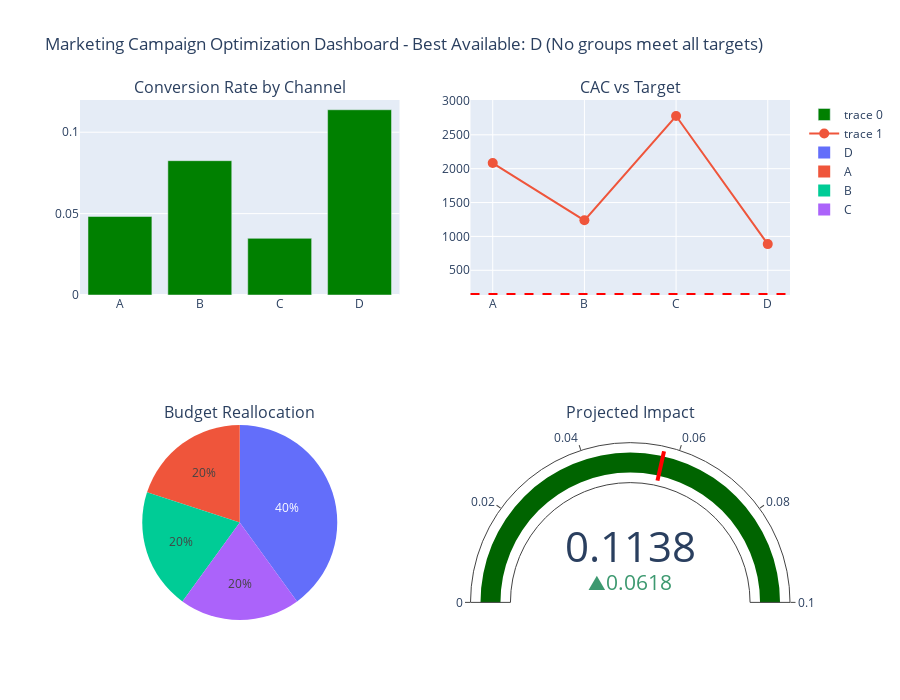

Notebook source saved alongside this figure:
### Markdown cell above
## Cleaning Steps Summary
- **Age**: invalid (<18 or >100) set to NaN, then median filled
- **Gender**: normalized to first letter uppercase (M/F), unknowns replaced, filled with mode
- **Income**: non-numeric and outliers (below 1000 or above 200k) coerced to NaN, filled with median
- **Loyalty Score**: values outside [0,1] set to NaN, then median filled
- **Region / Preferred Channel / Device**: empty or unknown replaced with NaN, then filled with mode
- **Recency, Frequency, Monetary**: negatives set to NaN, then median filled
- **Account Age**: negatives set to NaN, then median filled
- **Dates**: missing signup and last purchase dates forward-filled or set to signup date
- **Group**: missing values filled with mode
- **Purchase**: missing values set to 0

### Code cell
## Executive Summary Dashboard

import plotly.graph_objects as go
from plotly.subplots import make_subplots

# Create executive dashboard
fig = make_subplots(
    rows=2, cols=2,
    subplot_titles=('Conversion Rate by Channel', 'CAC vs Target', 
                    'Budget Reallocation', 'Projected Impact'),
    specs=[[{'type': 'bar'}, {'type': 'scatter'}],
           [{'type': 'pie'}, {'type': 'indicator'}]]
)

# 1. Conversion rates
fig.add_trace(
    go.Bar(x=cac_analysis['Group'], y=cac_analysis['Conversion Rate'],
           marker_color=['green' if r >= 0.03 else 'red' for r in cac_analysis['Conversion Rate']]),
    row=1, col=1
)

# 2. CAC comparison
fig.add_trace(
    go.Scatter(x=cac_analysis['Group'], y=cac_analysis['CAC'], 
               mode='markers+lines', marker=dict(size=10)),
    row=1, col=2
)
fig.add_hline(y=150, line_dash="dash", line_color="red", row=1, col=2)

# 3. Budget allocation
if len(winning_groups) > 0:
    # If we have winning groups, allocate budget accordingly
    recommended_budget = [250000 if g == winning_groups.iloc[0]['Group'] else 
                         125000 if g in winning_groups['Group'].values else 0 
                         for g in cac_analysis['Group']]
    achieved_rate = winning_groups['Conversion Rate'].mean()
    impact_message = f"Best Group: {winning_groups.iloc[0]['Group']}"
else:
    # If no groups meet both CAC and conversion criteria, recommend best performing group
    best_group = cac_analysis.loc[cac_analysis['Conversion Rate'].idxmax(), 'Group']
    recommended_budget = [250000 if g == best_group else 125000 for g in cac_analysis['Group']]
    achieved_rate = cac_analysis['Conversion Rate'].max()
    impact_message = f"Best Available: {best_group} (No groups meet all targets)"

fig.add_trace(
    go.Pie(labels=cac_analysis['Group'], values=recommended_budget),
    row=2, col=1
)

# 4. Impact indicator
current_rate = 0.052
target_rate = 0.057
fig.add_trace(
    go.Indicator(
        mode="gauge+number+delta",
        value=achieved_rate,
        delta={'reference': current_rate},
        gauge={'axis': {'range': [0, 0.10]},
               'bar': {'color': "darkgreen" if achieved_rate >= target_rate else "orange"},
               'threshold': {'line': {'color': "red", 'width': 4},
                           'thickness': 0.75, 'value': target_rate}}
    ),
    row=2, col=2
)

fig.update_layout(height=700, title_text=f"Marketing Campaign Optimization Dashboard - {impact_message}")
fig.write_html(asset_dir / 'executive_dashboard.html')
fig.show()

### Figure 1 — Plotly figure (JSON) as saved in the notebook; plotly's stock layout.template omitted (floating-point values rounded to 4 significant figures)
{"data": [{"marker": {"color": ["green", "green", "green", "green"]}, "type": "bar", "x": ["A", "B", "C", "D"], "xaxis": "x", "y": [0.04823, 0.08252, 0.0348, 0.1138], "yaxis": "y"}, {"marker": {"size": 10}, "mode": "markers+lines", "type": "scatter", "x": ["A", "B", "C", "D"], "xaxis": "x2", "y": [2083.0, 1238.0, 2778.0, 886.5], "yaxis": "y2"}, {"domain": {"x": [0, 0.45], "y": [0, 0.375]}, "labels": ["A", "B", "C", "D"], "type": "pie", "values": [125000, 125000, 125000, 250000]}, {"delta": {"reference": 0.052}, "domain": {"x": [0.55, 1], "y": [0, 0.375]}, "gauge": {"axis": {"range": [0, 0.1]}, "bar": {"color": "darkgreen"}, "threshold": {"line": {"color": "red", "width": 4}, "thickness": 0.75, "value": 0.057}}, "mode": "gauge+number+delta", "type": "indicator", "value": 0.1138}], "layout": {"annotations": [{"font": {"size": 16}, "showarrow": false, "text": "Conversion Rate by Channel", "x": 0.225, "xanchor": "center", "xref": "paper", "y": 1, "yanchor": "bottom", "yref": "paper"}, {"font": {"size": 16}, "showarrow": false, "text": "CAC vs Target", "x": 0.775, "xanchor": "center", "xref": "paper", "y": 1, "yanchor": "bottom", "yref": "paper"}, {"font": {"size": 16}, "showarrow": false, "text": "Budget Reallocation", "x": 0.225, "xanchor": "center", "xref": "paper", "y": 0.375, "yanchor": "bottom", "yref": "paper"}, {"font": {"size": 16}, "showarrow": false, "text": "Projected Impact", "x": 0.775, "xanchor": "center", "xref": "paper", "y": 0.375, "yanchor": "bottom", "yref": "paper"}], "height": 700, "shapes": [{"line": {"color": "red", "dash": "dash"}, "type": "line", "x0": 0, "x1": 1, "xref": "x2 domain", "y0": 150, "y1": 150, "yref": "y2"}], "title": {"text": "Marketing Campaign Optimization Dashboard - Best Available: D (No groups meet all targets)"}, "xaxis": {"anchor": "y", "domain": [0, 0.45]}, "xaxis2": {"anchor": "y2", "domain": [0.55, 1]}, "yaxis": {"anchor": "x", "domain": [0.625, 1]}, "yaxis2": {"anchor": "x2", "domain": [0.625, 1]}}}
